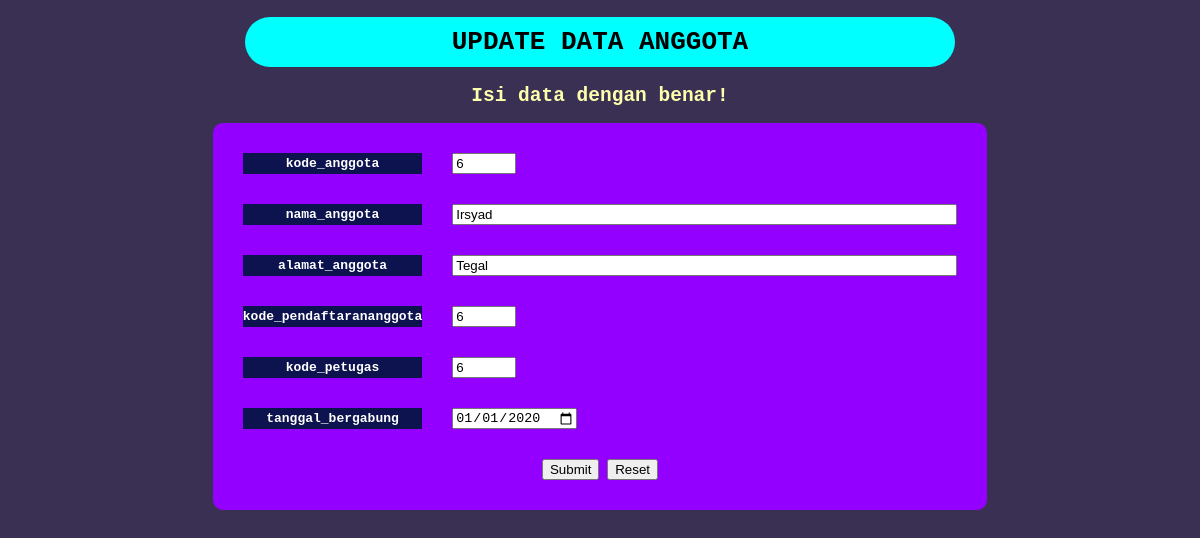
The app's page /Updatemasterdata_anggota.php?id=6 with its own data.
### tables this page shows
CREATE TABLE `masterdata_anggota` (
  `kode_anggota` int(11) NOT NULL,
  `nama_anggota` varchar(20) NOT NULL,
  `alamat_anggota` varchar(20) DEFAULT NULL,
  `kode_pendaftarananggota` int(11) NOT NULL,
  `kode_petugas` int(11) NOT NULL,
  `tanggal_bergabung` date NOT NULL
);

### Updatemasterdata_anggota.php (the view, shortened to what this page needs)
<!DOCTYPE html>
<html lang="en">
<head>
    <link rel="stylesheet" href="gaya form.css">
</head>
<body>
    <?php
    include 'koneksi.php';
    $id = $_GET['id'];
    $sql =  "SELECT * FROM masterdata_anggota WHERE kode_anggota = '$id'";
    $exe = mysqli_query($koneksi, $sql);
    $data = mysqli_fetch_array($exe);
    ?>
    <form name="up_anggota" method="POST" action="saveup_anggotamd.php">
    <center>
    <h1>UPDATE DATA ANGGOTA</h1>
    <h2>Isi data dengan benar!</h2>
    <table width="40%" cellspacing="30" cellpadding="0">
        <tr>
            <th>kode_anggota</th>
            <td><input type="number" name="kode_anggota" value="<?= $data['kode_anggota'] ?>" min="1" max="100" size=60></td>
        </tr>
        <tr>
            <th>nama_anggota</th>
            <td><input type="text" name="nama_anggota" value="<?= $data['nama_anggota'] ?>" size="60"></td>
        </tr>
        <tr>
            <th>alamat_anggota</th>
            <td><input type="text" name="alamat_anggota" value="<?= $data['alamat_anggota'] ?>" size=60></td>
        </tr>
        <tr>
            <th>kode_pendaftarananggota</th>
            <td><input type="number" name="kode_pendaftarananggota" value="<?= $data['kode_pendaftarananggota'] ?>" min="1" max="100" size=60></td>
        </tr>
        <tr>
            <th>kode_petugas</th>
            <td><input type="number" name="kode_petugas" value="<?= $data['kode_petugas'] ?>" min="1" max="100" size=60></td>
        </tr>
        <tr>
            <th>tanggal_bergabung</th>
            <td><input type="date" name="tanggal_bergabung" value="<?= $data['tanggal_bergabung'] ?>" size="60"></td>
        </tr>
        <tr>
            <td colspan="2"><center><input type="submit" name="Submit" value="Submit">
            <input type="reset" name="reset" value="Reset"></center></td>
        </tr>
    </table>
    <p>&nbsp; </p>
    </center>
    </form>
</body>
</html>

### gaya form.css (style rules this page uses)
body { font-family: monospace; background-color: #393053; }
h1 { background-color: aqua; color: black; text-align: center; text-size-adjust: 9; padding-top: 10px; padding-bottom: 10px; margin-left: 20%; margin-right: 20%; border-color: #ffffff; border-radius: 500px; }
h2 { color: #FEFFAC; }
table { color: #ffffff; background-color: #9400FF; border-radius: 10px; }
th { background-color: #0C134F; }

### records on screen
masterdata_anggota: kode_anggota "6", nama_anggota "Irsyad", alamat_anggota "Tegal", kode_pendaftarananggota "6", kode_petugas "6", tanggal_bergabung "01/01/2020"
